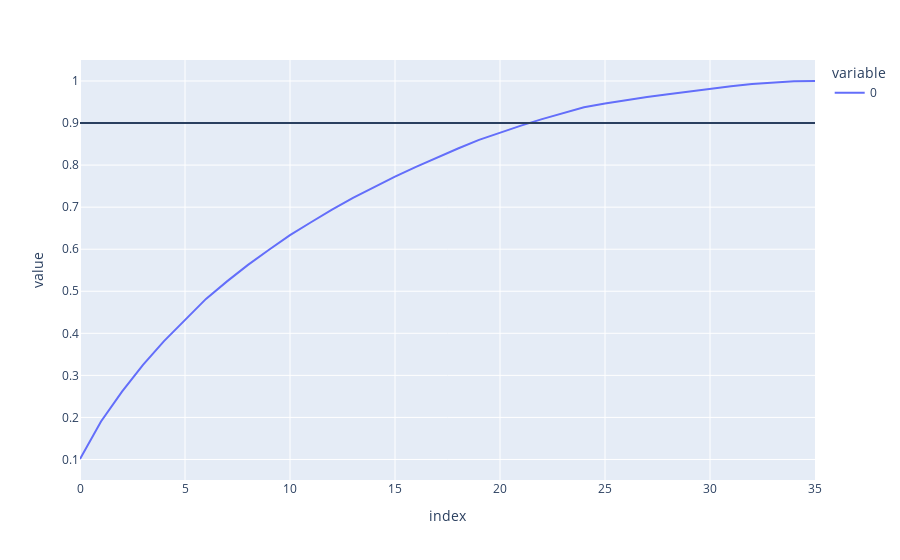

The cell this chart's notebook holds for it:
### Code cell
fig =px.line(np.cumsum(pca.explained_variance_ratio_),labels=["number of components","cumulative explained variance"])
fig.add_hline(y=0.9)
fig.show()

### Figure 1 — Plotly figure (JSON) as saved in the notebook; plotly's stock layout.template omitted (floating-point values rounded to 4 significant figures)
{"data": [{"hovertemplate": "variable=0<br>index=%{x}<br>value=%{y}<extra></extra>", "legendgroup": "0", "line": {"color": "#636efa", "dash": "solid"}, "mode": "lines", "name": "0", "orientation": "v", "showlegend": true, "type": "scatter", "x": [0, 1, 2, 3, 4, 5, 6, 7, 8, 9, 10, 11, 12, 13, 14, 15, 16, 17, 18, 19, 20, 21, 22, 23, 24, 25, 26, 27, 28, 29, 30, 31, 32, 33, 34, 35], "xaxis": "x", "y": [0.1011, 0.1905, 0.2614, 0.3249, 0.3816, 0.4319, 0.4819, 0.5235, 0.5626, 0.5986, 0.6333, 0.6641, 0.6943, 0.7223, 0.7476, 0.7724, 0.7959, 0.8182, 0.8396, 0.8601, 0.8779, 0.894, 0.9093, 0.9237, 0.9375, 0.9463, 0.9548, 0.9619, 0.9687, 0.9753, 0.9818, 0.9875, 0.9927, 0.9963, 0.9995, 1], "yaxis": "y"}], "layout": {"legend": {"title": {"text": "variable"}, "tracegroupgap": 0}, "margin": {"t": 60}, "shapes": [{"type": "line", "x0": 0, "x1": 1, "xref": "x domain", "y0": 0.9, "y1": 0.9, "yref": "y"}], "xaxis": {"anchor": "y", "domain": [0, 1], "title": {"text": "index"}}, "yaxis": {"anchor": "x", "domain": [0, 1], "title": {"text": "value"}}}}
